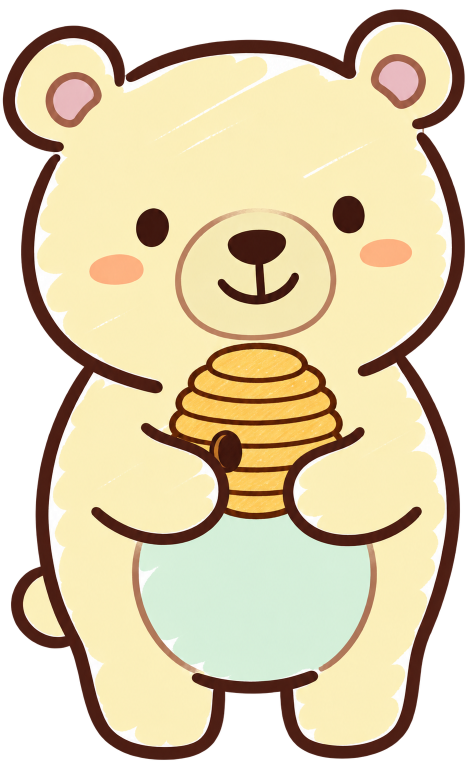
#> input picture docs/design-assets/riverbay/cutouts/characters/bear.png, 945 x 1540 px (shown at 1/2 size)
$ python -i build_assets.py   (imports and definitions only)
#> lines starting #> are read from the running program, lines starting #| are printed output that depends on the picture
#> further down, picture is the input picture: PIL image 945x1540 RGBA; mean R, G, B, A 167.5, 153.4, 120.7, 197.9
"""Build Riverbay design assets: transparent cut-outs, mark SVGs, tokens and manifest.

Usage (from the child repo root, Pillow required):
    python -I docs/design-assets/riverbay/tools/build_assets.py docs/design-assets/riverbay/source docs/design-assets/riverbay

The first argument holds the generated originals, named as in SOURCES below
(raw Figma downloads matched by SHA-1 image hash are also accepted). Replace an
original with the same file name and rerun to regenerate its cut-outs.
Generated folders (cutouts/, mark/, tokens/) are rebuilt; source/ is never deleted.
"""
import hashlib, json, math, re, shutil, sys
from pathlib import Path
from PIL import Image, ImageDraw
from fontTools.ttLib import TTFont
from fontTools.varLib.instancer import instantiateVariableFont
from fontTools.pens.svgPathPen import SVGPathPen

RAW = Path(sys.argv[1])
OUT = Path(sys.argv[2])  # .../riverbay
# [5 lines not run here, left out]

SOURCES = {
    "f5509dc1a25108f59aa2fea0fda84c69f6e17465": "mascot-beaver",
    "89b3e42a37ce7abd492936361f443bdac6754a52": "supporting-animals-sheet",
    "397841668320ce3f7c0708f882724926a2976e61": "botanicals-sheet",
    "ba11e23df64d587b3be1ddca490e28687e66cbb1": "corner-cluster",
    "e09579d5b946250967976ada5f1187a61b38f162": "banner-riverbank",
    "b3cfd2033a0469c40428c69c09004a1dfb62251a": "mark-option-a-beaver-badge",
    "9980d41712b361ae5e899aa220ad53f55088febb": "bottom-border",
}
files = {}
# [12 lines not run here, left out]


def transparent(img, thresh=22):
    """Remove the white background connected to the image edges; keep enclosed whites (daisy petals)."""
#> called with thresh = 22
    rgb = img.convert("RGB")
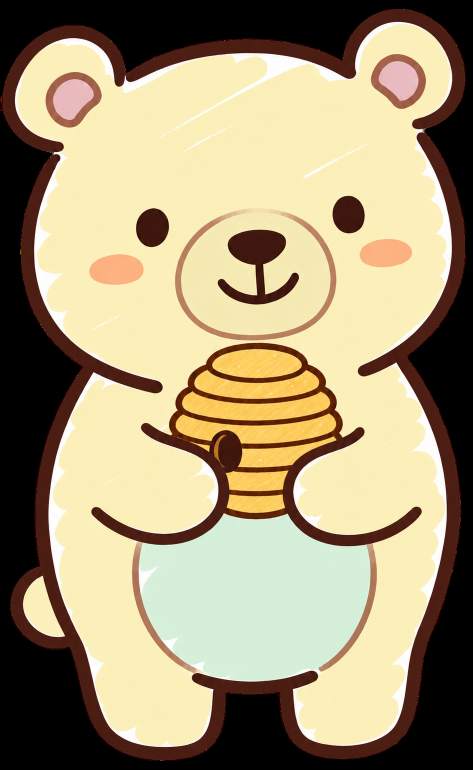
#> rgb: PIL image 945x1540 RGB (shown at 1/2 size); mean R, G, B 167.5, 153.4, 120.7
    w, h = rgb.size
#> w = 945; h = 1540
    sentinel = (255, 0, 255)
    seeds = [(x, y) for x in range(0, w, 16) for y in (0, h - 1)] + [(x, y) for y in range(0, h, 16) for x in (0, w - 1)]
    for s in seeds:
        if rgb.getpixel(s) != sentinel and min(rgb.getpixel(s)) > 230:
            ImageDraw.floodfill(rgb, s, sentinel, thresh=thresh)
    rgba = img.convert("RGBA")
    px, mp = rgba.load(), rgb.load()
    for y in range(h):
        for x in range(w):
            if mp[x, y] == sentinel:
                px[x, y] = (255, 255, 255, 0)
    return rgba


# [28 lines left out: functions trim, split_columns, not called in this run]


made = []
# [21 lines left out: functions save, stamp_face, not called in this run]

# [23 lines not run here, left out]


# [9 lines left out: function mark, not called in this run]

full = {"blob": "#F8EDBC", "tail": "#D9A273", "line": "#5A3F2C", "ripple": "#6FA3C4"}
rev = dict(full, blob="#FBF7EE")
mono = {"blob": "#2B3631", "tail": "#FBF7EE", "line": "#2B3631", "ripple": "#FBF7EE"}
# [3 lines not run here, left out]


# [24 lines left out: function wordmark, not called in this run]


# [10 lines not run here, left out]

TOKENS = {
    "neutral/paper": "#FBF7EE", "neutral/surface": "#FFFFFF", "neutral/line": "#E4E2D8", "neutral/field-border": "#8F978F",
    "text/ink": "#2B3631", "text/muted": "#5B6862",
    "action/primary": "#2F5C4D", "action/primary-tint": "#E3F1E8", "action/on-primary": "#FFFFFF",
    "decor/mint": "#D5EDDF", "decor/peach": "#F6D5C1", "decor/powder-blue": "#DCECF2", "decor/butter": "#F8EDBC", "decor/lavender": "#E9E0F3",
    "ring/fill": "#8467C4", "ring/track": "#ECE7F4",
    "status/success": "#2E6B4E", "status/success-bg": "#E3F1E8", "status/attention": "#7A5300", "status/attention-bg": "#FBF0C9",
    "status/danger": "#A1392C", "status/danger-bg": "#FBE4DE", "status/info": "#2D5C78", "status/info-bg": "#E1EEF5",
}
# [2 lines not run here, left out]
css = ["/* Riverbay proposed tokens (not yet wired into src/app/globals.css). Source: Figma variables 'Riverbay tokens'. */", ":root {"]
# [4 lines not run here, left out]

# [27 lines left out: function ring_asset, not called in this run]


# [2 lines not run here, left out]

manifest = []
# [9 lines not run here, left out]

>>> from PIL import Image
>>> picture = Image.open('../cutouts/characters/bear.png')
>>> result = transparent(picture)

$ run again, on docs/design-assets/riverbay/cutouts/characters/deer.png
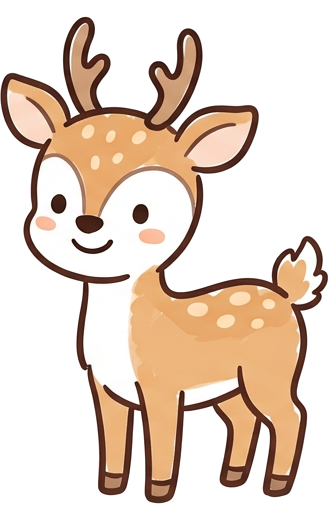
#> input picture docs/design-assets/riverbay/cutouts/characters/deer.png, 328 x 520 px
#> picture is the input picture: PIL image 328x520 RGBA; mean R, G, B, A 229, 211.3, 197.3, 122.3
#> after the loop in transparent, `for s in seeds:`:
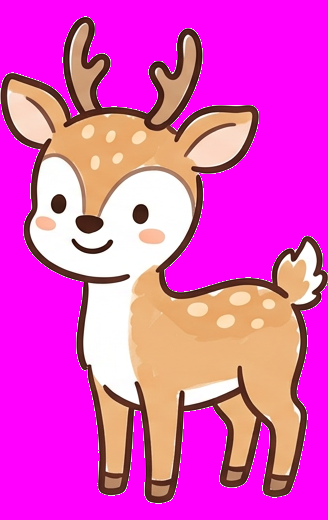
#> rgb: PIL image 328x520 RGB; mean R, G, B 229, 78.6, 197.3

$ run again, on docs/design-assets/riverbay/cutouts/characters/rabbit.png
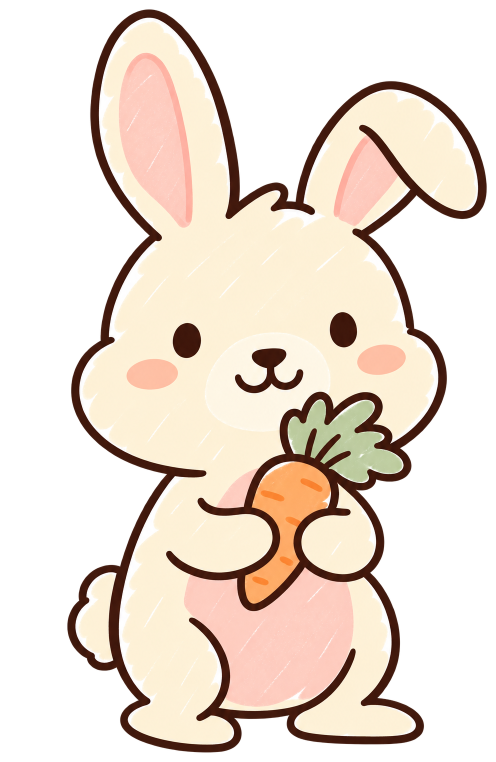
#> input picture docs/design-assets/riverbay/cutouts/characters/rabbit.png, 992 x 1523 px (shown at 1/2 size)
#> picture is the input picture: PIL image 992x1523 RGBA; mean R, G, B, A 131.4, 111, 97.1, 134
#> in transparent, `rgb = img.convert("RGB")`:
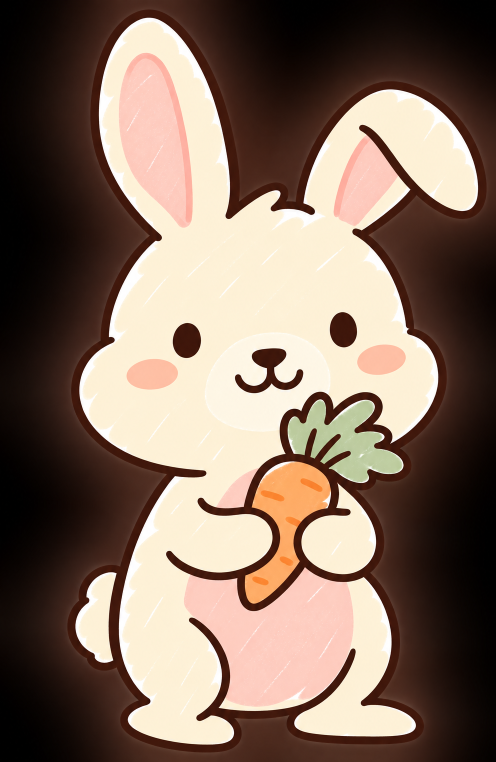
#> rgb: PIL image 992x1523 RGB (shown at 1/2 size); mean R, G, B 131.4, 111, 97.1
